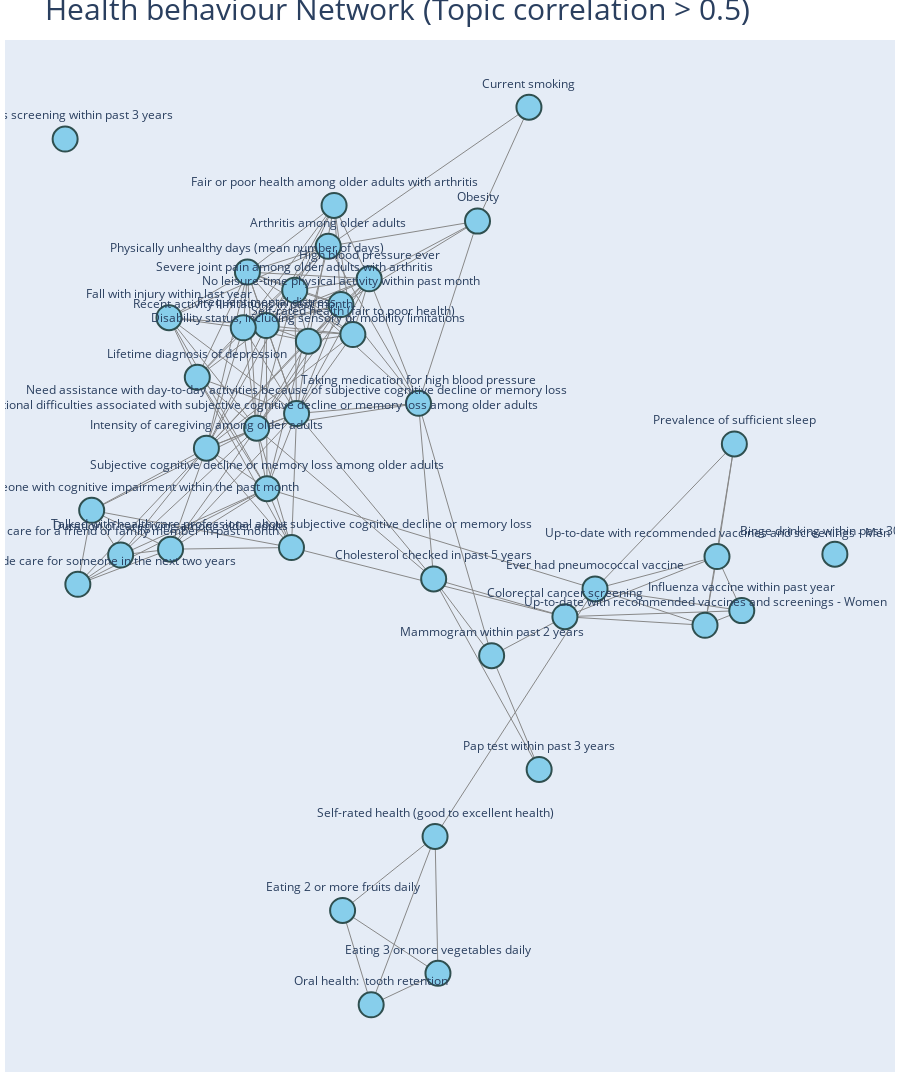

Write notebook code for a chart like this one.
### Code cell
# Try to make it bigger and more readable

import networkx as nx
import plotly.graph_objects as go

# Average Data_Value per Topic
topic_matrix = Alzheimers.pivot_table(index='LocationDesc', columns='Topic', values='Data_Value', aggfunc='mean').fillna(0)

# Correlationmatrix
corr = topic_matrix.corr()

# Build network: edges as correlation > 0.5
G = nx.Graph()
for col in corr.columns:
    G.add_node(col)

for i in corr.columns:
    for j in corr.columns:
        if i != j and corr.loc[i, j] > 0.5:
            G.add_edge(i, j, weight=corr.loc[i, j])

# Layout
pos = nx.spring_layout(G, k=0.5, seed=42)  # k is bigger for more spreiding

# Nodes
node_x = []
node_y = []
hover_text = []
for node in G.nodes():
    x, y = pos[node]
    node_x.append(x)
    node_y.append(y)
    hover_text.append(node)

node_trace = go.Scatter(
    x=node_x, y=node_y,
    mode='markers+text',
    hoverinfo='text',
    text=hover_text,
    textposition='top center',
    marker=dict(size=25, color='skyblue', line=dict(width=2, color='DarkSlateGrey'))
)

# Edges
edge_x = []
edge_y = []
for edge in G.edges(data=True):
    x0, y0 = pos[edge[0]]
    x1, y1 = pos[edge[1]]
    edge_x += [x0, x1, None]
    edge_y += [y0, y1, None]

edge_trace = go.Scatter(
    x=edge_x, y=edge_y,
    line=dict(width=1, color='#888'),
    hoverinfo='none',
    mode='lines'
)

# Figuur
fig = go.Figure(data=[edge_trace, node_trace],
                layout=go.Layout(
                    title=dict(
                        text='Health behaviour Network (Topic correlation > 0.5)',
                        font=dict(size=30)
                    ),
                    showlegend=False,
                    hovermode='closest',
                    height=1300, 
                    margin=dict(b=20, l=5, r=5, t=40),
                    xaxis=dict(showgrid=False, zeroline=False, showticklabels=False),
                    yaxis=dict(showgrid=False, zeroline=False, showticklabels=False)
                ))

fig.show()

### Figure 1 — Plotly figure (JSON) as saved in the notebook; plotly's stock layout.template omitted (floating-point values rounded to 4 significant figures; data arrays with more than 128 entries replaced by an {"elided": "..."} marker saying what was removed)
{"data": [{"hoverinfo": "none", "line": {"color": "#888", "width": 1}, "mode": "lines", "type": "scatter", "x": {"elided": "456 float values"}, "y": {"elided": "456 float values"}}, {"hoverinfo": "text", "marker": {"color": "skyblue", "line": {"color": "DarkSlateGrey", "width": 2}, "size": 25}, "mode": "markers+text", "text": ["Arthritis among older adults", "Binge drinking within past 30 days", "Cholesterol checked in past 5 years", "Colorectal cancer screening", "Current smoking", "Diabetes screening within past 3 years", "Disability status, including sensory or mobility limitations", "Duration of caregiving among older adults", "Eating 2 or more fruits daily", "Eating 3 or more vegetables daily", "Ever had pneumococcal vaccine", "Expect to provide care for someone in the next two years", "Fair or poor health among older adults with arthritis", "Fall with injury within last year", "Frequent mental distress", "Functional difficulties associated with subjective cognitive decline or memory loss among older adults", "High blood pressure ever", "Influenza vaccine within past year", "Intensity of caregiving among older adults", "Lifetime diagnosis of depression", "Mammogram within past 2 years", "Need assistance with day-to-day activities because of subjective cognitive decline or memory loss", "No leisure-time physical activity within past month", "Obesity", "Oral health:  tooth retention", "Pap test within past 3 years", "Physically unhealthy days (mean number of days)", "Prevalence of sufficient sleep", "Provide care for a friend or family member in past month", "Provide care for someone with cognitive impairment within the past month", "Recent activity limitations in past month", "Self-rated health (fair to poor health)", "Self-rated health (good to excellent health)", "Severe joint pain among older adults with arthritis", "Subjective cognitive decline or memory loss among older adults", "Taking medication for high blood pressure", "Talked with health care professional about subjective cognitive decline or memory loss", "Up-to-date with recommended vaccines and screenings - Men", "Up-to-date with recommended vaccines and screenings - Women"], "textposition": "top center", "type": "scatter", "x": [-0.09765, 0.9378, 0.1178, 0.386, 0.3125, -0.6354, -0.1382, -0.4199, -0.06831, 0.1266, 0.4476, -0.6094, -0.08572, -0.4231, -0.2243, -0.244, -0.01402, 0.7475, -0.3466, -0.3653, 0.2363, -0.1623, -0.07167, 0.2074, -0.00991, 0.3334, -0.2628, 0.7323, -0.5219, -0.5811, -0.2713, -0.04732, 0.1207, -0.1661, -0.2228, 0.08681, -0.1728, 0.6969, 0.6724], "y": [0.447, -0.1404, -0.1876, -0.2597, 0.7122, 0.6515, 0.2659, -0.1309, -0.82, -0.9399, -0.2067, -0.1979, 0.5247, 0.3107, 0.2958, 0.09993, 0.3849, -0.2481, 0.06182, 0.197, -0.3341, 0.1279, 0.3359, 0.495, -1, -0.5511, 0.3978, 0.06976, -0.142, -0.05672, 0.2915, 0.2786, -0.6789, 0.363, -0.01547, 0.1473, -0.1277, -0.1449, -0.2761]}], "layout": {"height": 1300, "hovermode": "closest", "margin": {"b": 20, "l": 5, "r": 5, "t": 40}, "showlegend": false, "title": {"font": {"size": 30}, "text": "Health behaviour Network (Topic correlation > 0.5)"}, "xaxis": {"showgrid": false, "showticklabels": false, "zeroline": false}, "yaxis": {"showgrid": false, "showticklabels": false, "zeroline": false}}}
